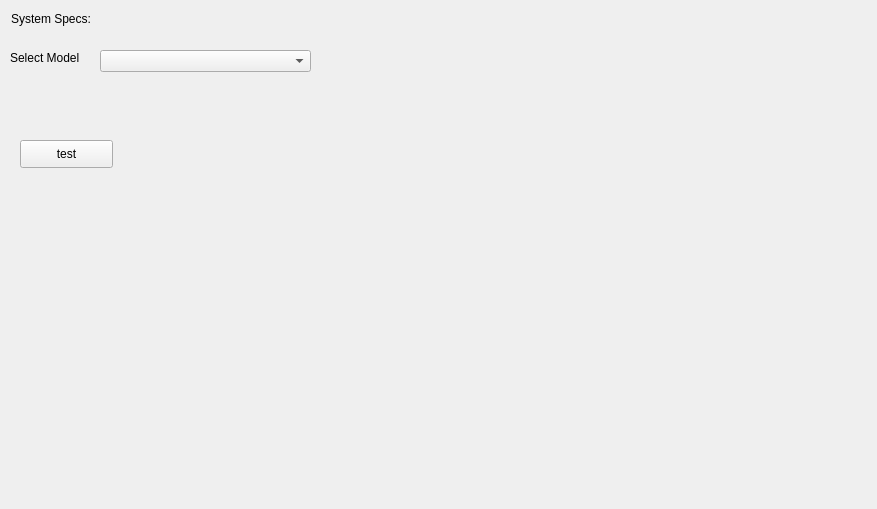
<?xml version="1.0" encoding="UTF-8"?>
<ui version="4.0">
 <class>QSegmentAnythingDockWidgetBase</class>
 <widget class="QDockWidget" name="QSegmentAnythingDockWidgetBase">
  <property name="geometry">
   <rect>
    <x>0</x>
    <y>0</y>
    <width>877</width>
    <height>509</height>
   </rect>
  </property>
  <property name="windowTitle">
   <string>Segment Anything QGIS</string>
  </property>
  <widget class="QWidget" name="dockWidgetContents">
   <widget class="QLabel" name="system_specs_label">
    <property name="geometry">
     <rect>
      <x>11</x>
      <y>11</y>
      <width>311</width>
      <height>16</height>
     </rect>
    </property>
    <property name="text">
     <string>System Specs:</string>
    </property>
   </widget>
   <widget class="QComboBox" name="select_model_combo">
    <property name="geometry">
     <rect>
      <x>100</x>
      <y>50</y>
      <width>211</width>
      <height>22</height>
     </rect>
    </property>
   </widget>
   <widget class="QLabel" name="label">
    <property name="geometry">
     <rect>
      <x>10</x>
      <y>50</y>
      <width>171</width>
      <height>16</height>
     </rect>
    </property>
    <property name="text">
     <string>Select Model</string>
    </property>
   </widget>
   <widget class="QPushButton" name="test_btn">
    <property name="geometry">
     <rect>
      <x>20</x>
      <y>140</y>
      <width>93</width>
      <height>28</height>
     </rect>
    </property>
    <property name="text">
     <string>test</string>
    </property>
   </widget>
  </widget>
 </widget>
 <resources/>
 <connections/>
</ui>
